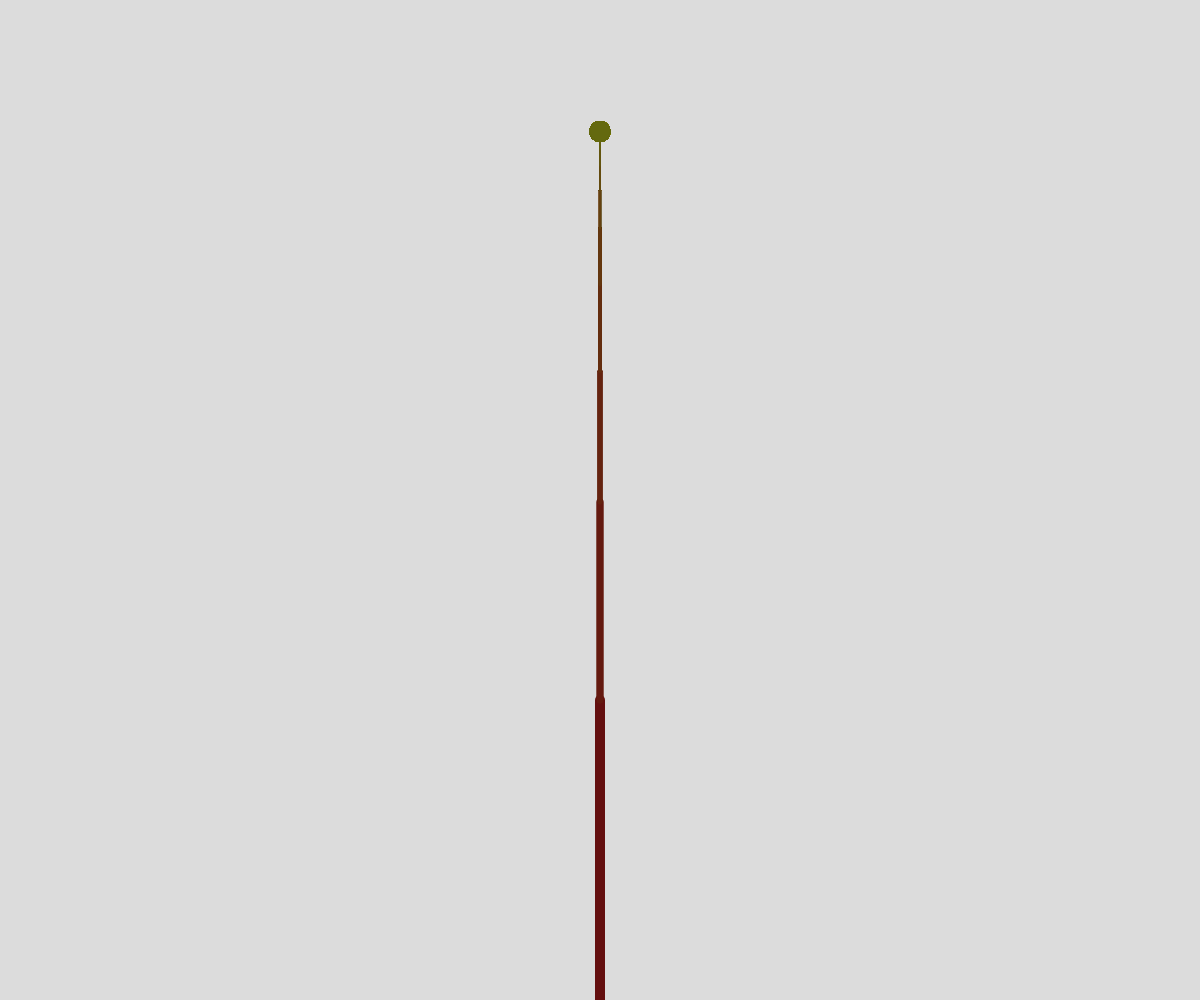
Frame 1 (no input)
Frame 60 (no input): identical to frame 1, image omitted
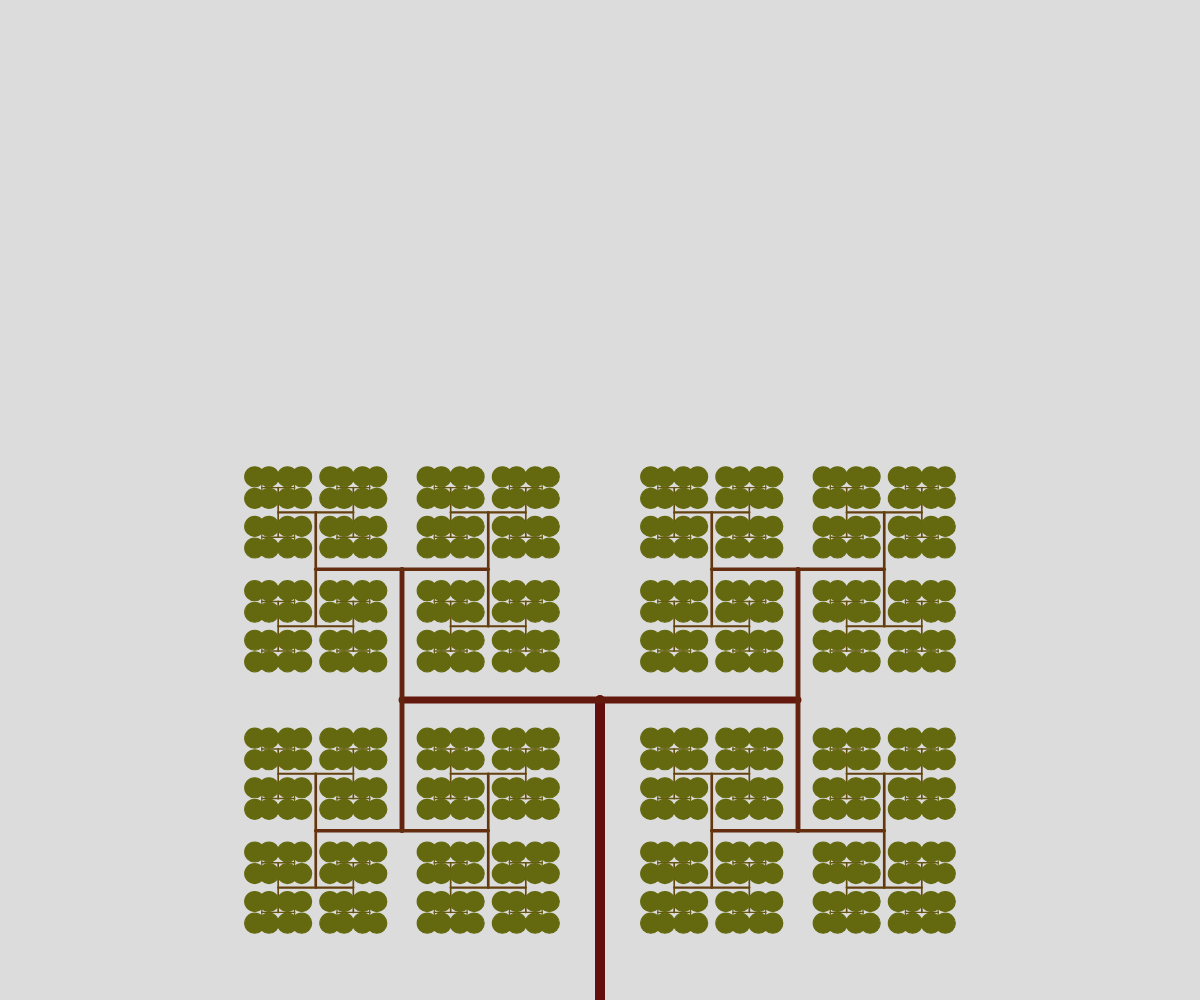
Frame 120 (the mouse pressed at the canvas centre since frame 60)

The p5.js sketch that drew these frames (run headless with seeded random() and noise() and a simulated clock; from frame 60 on, the mouse is pressed at the canvas centre):

// p5.js sketch
// ── sketch.js
// Adrian Chan
// Adrian Chan
// November 26, 2025

// Global Variables
let angle;
let lenStart = 300;

function setup() {
  createCanvas(windowWidth, windowHeight);
  angleMode(DEGREES);
}

function draw() {
  background(220);
  angle = map(mouseX, 0, width, 0, 180);
  translate(width/2, height);
  branch(lenStart, 15);
}

function branch(len, g){
  let t = map(len, 2, lenStart, 1, 10)
  strokeWeight(t);
  stroke(100, g, 15);
  line(0, 0, 0, -len)
  translate(0, -len);

  // Recursive case
  if(len>10){
  push();
    rotate(angle);
    branch(len*0.66, g+10);
  pop();

  push();
    rotate(-angle);
    branch(len*0.66, g+10);
  pop();
  }
  else{
    fill(100, g, 15)
    circle(0,0, 20)
  }
}
